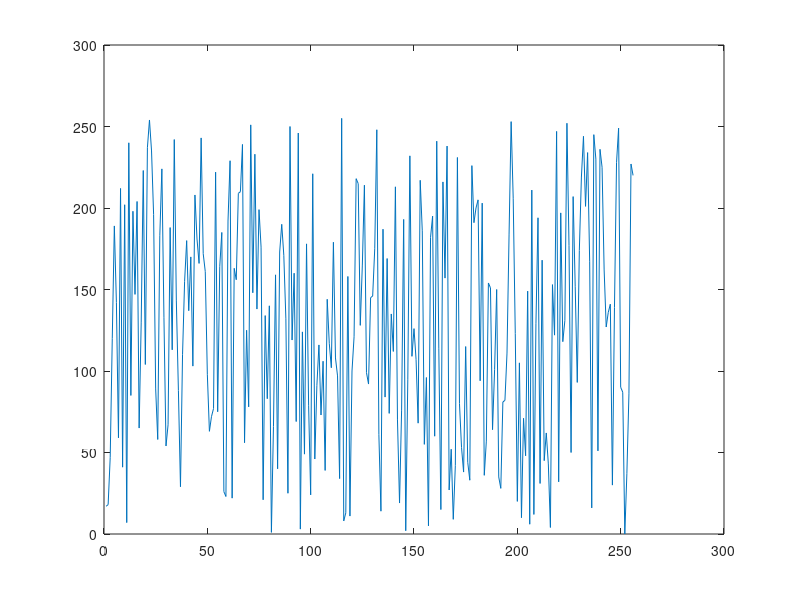

Write the MATLAB code that produced this figure.
a=29;
b=37;
p=256;
r(1)=17;
n=10;
x02=0;
c= [0 0 0 0 0 0 0 0 0 0];
ei=256/n;
for i=1:255
    r(i+1)=mod(r(i)*a+b,p);
   
    if (r(i+1)<=25)
        c(1)=c(1)+1;
    end
    if (r(i+1)>25 && r(i+1)<= 50)
        c(2)=c(2)+1;
    end
    if (r(i+1)>50 && r(i+1)<= 75)
        c(3)=c(3)+1;
    end
    if (r(i+1)>75 && r(i+1)<= 100)
        c(4)=c(4)+1;
    end
    if (r(i+1)>100 && r(i+1)<= 125)
        c(5)=c(5)+1;
    end
    if (r(i+1)>125 && r(i+1)<= 150)
        c(6)=c(6)+1;
    end
    if (r(i+1)>150 && r(i+1)<= 175)
        c(7)=c(7)+1;
    end
    if (r(i+1)>175 && r(i+1)<= 200)
        c(8)=c(8)+1;
    end
    if (r(i+1)>200 && r(i+1)<= 225)
        c(9)=c(9)+1;
    end
    if (r(i+1)>225 && r(i+1)<= 256)
        c(10)=c(10)+1;
    end
end


for i=1:10
    x02=x02+(c(i)-ei)*(c(i)-ei)/ei;
end
disp(r)
plot(r)
c
x02